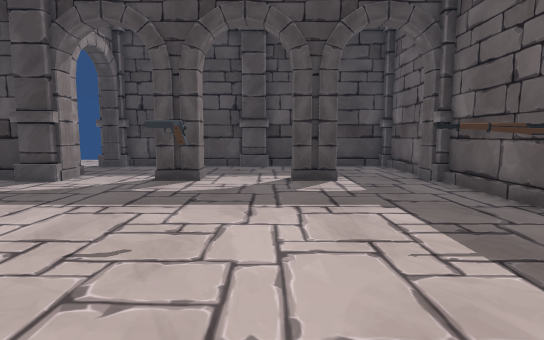
View 1 (above)

17 first-person views from a walk through a Unity game level. The camera is 1.3 m above the floor, tilts 6° down and sees 80° across. The floor is counted in squares, 1 m on a side. Each view is taken from the middle of a square. On the plan, view 1 faces up. The plan holds only what a view shows up to about 14 squares ahead; the rest is blank. The place goes on beyond the plan. The player is left out. Door leaves are left out, so doorways stand open.

View 2
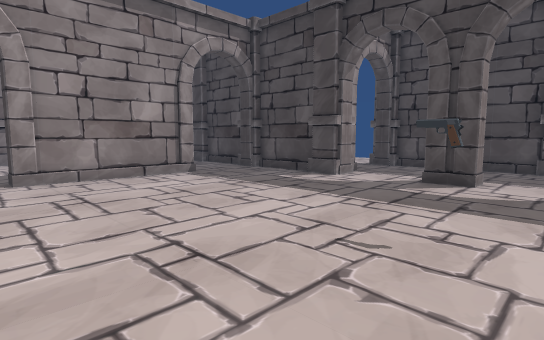

View 3
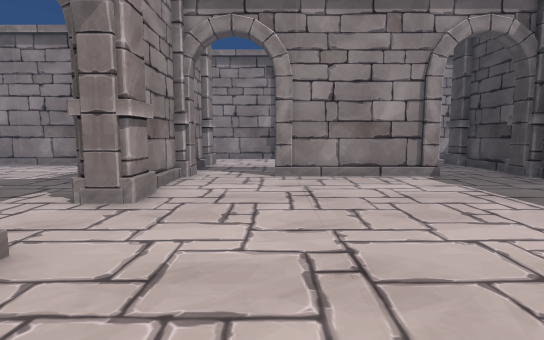

View 4
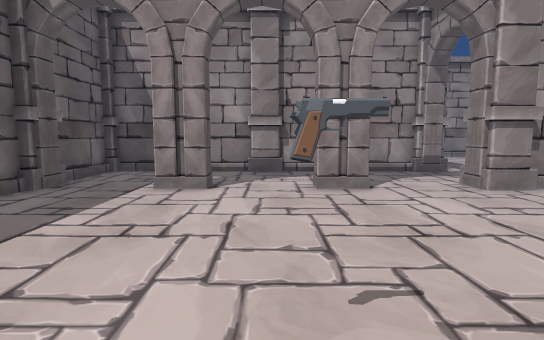

View 5
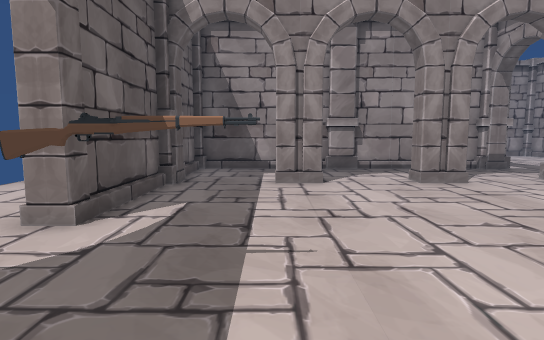

View 6
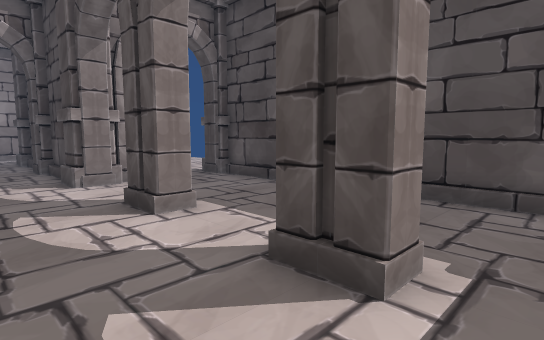

View 7
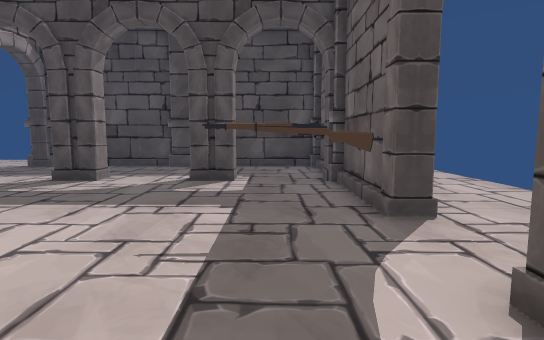

View 8
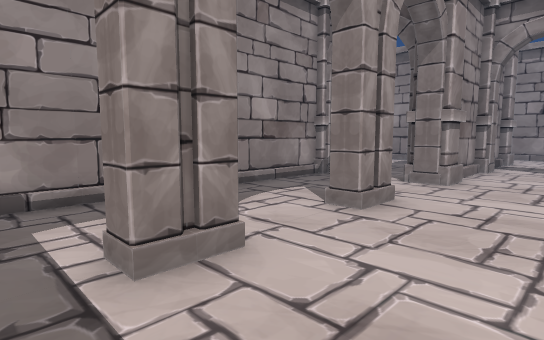

View 9
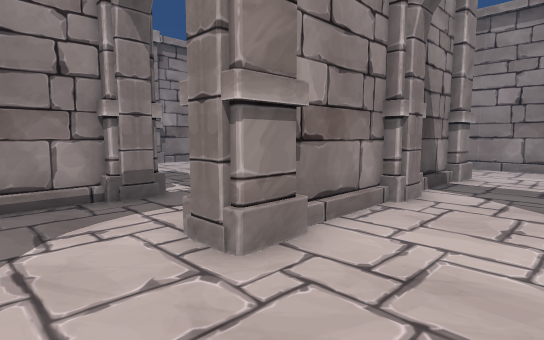

View 10
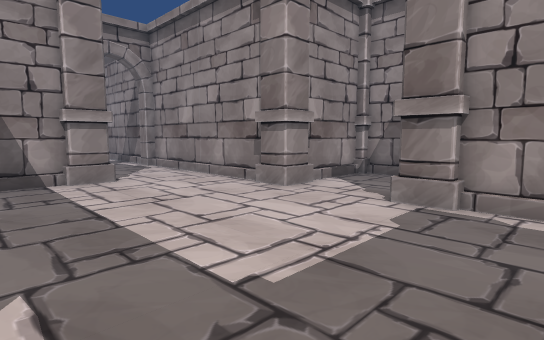

View 11
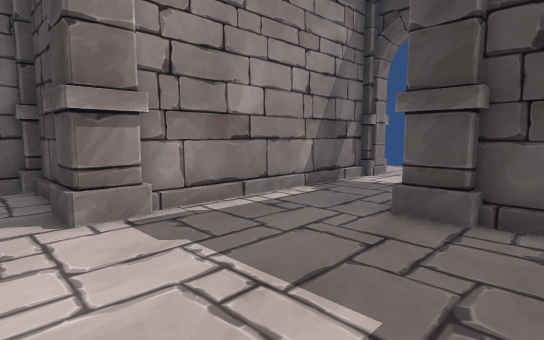

View 12
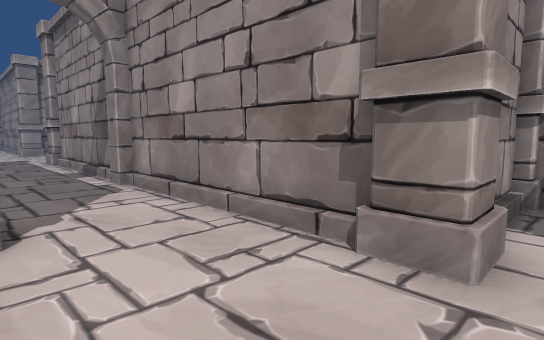

View 13
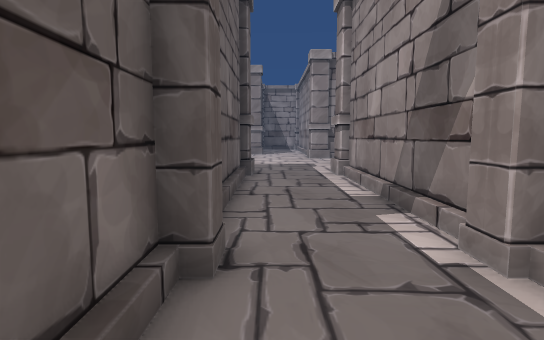

View 14
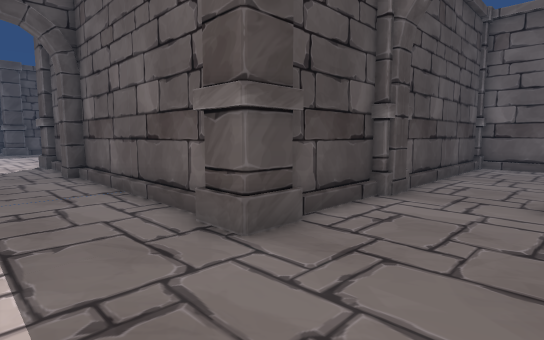

View 15
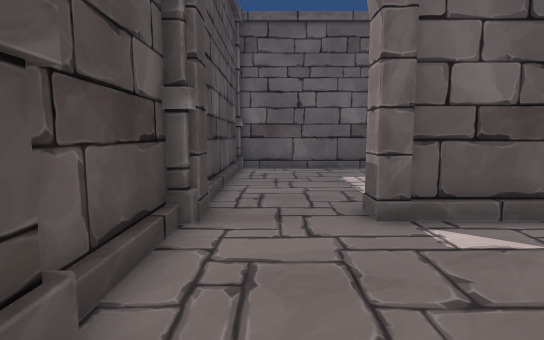

View 16
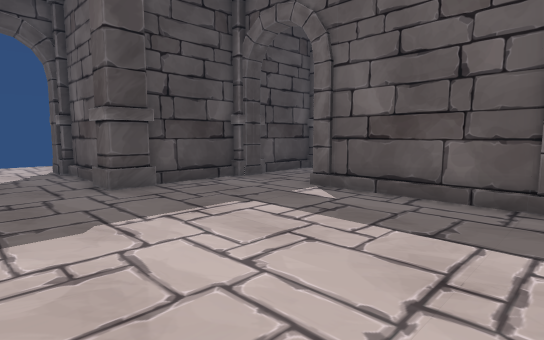

View 17
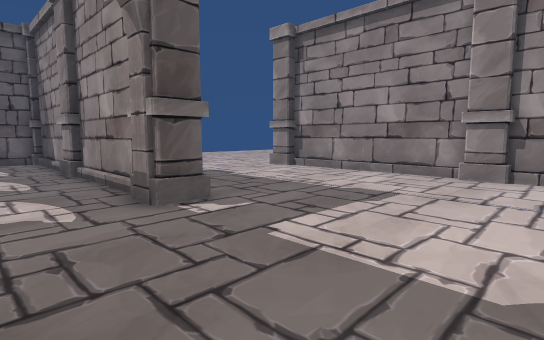

### Floor plan
Points are (right, up) in squares from view 1. A wall is a line through its corners. A room is listed if a view was taken in it or the views show most of it. See-through windows are left out.
Room 1 (views 1, 2, 3, 4, 5, 6, 7, 8, 9)
walls: (3.3, 4.3) (4.3, 4.3); (3.8, 4.2) (4.3, 4.3); (-3.5, -1.9) (-2.1, -1.9) (-2.1, -2.6); (-2.1, 10.1) (-2.1, 9.6) (-3.4, 9.6); (4.4, 4.2) (3.4, 4.2); (0.6, -2.6) (0.6, -1.9) (1.9, -1.9) (1.9, -2.6); (5.1, 5.1) (5.1, 9.2); (1.9, 10.1) (1.9, 9.6) (0.6, 9.6) (0.6, 10.1); (-7.4, 9.6) (-10.2, 9.6); (-6.4, 10.9) (-6.4, 10.4); (-10.5, 6.4) (-10.5, 1.1); (5.1, -1.5) (5.1, 2.4); (-9.4, -1.9) (-7.4, -1.9); (5.1, 10.8) (5.1, 13.5); (-6.4, -6) (4.5, -6); (5.1, -5.5) (5.1, -3.1); (4.5, 14.1) (-6.2, 14.1)
low walls: (4.9, 5.1) (4.9, 7.4); (4.9, 7.5) (4.9, 9.2); (4.9, -1.5) (4.9, 2.4); (-1.5, 13.9) (-6.1, 13.9); (-0.2, -5.8) (4.5, -5.8); (-6.2, -5.8) (-1.5, -5.8); (4.9, -5.5) (4.9, -3.1); (4.5, 13.9) (-0.1, 13.9)
ways out: opening at (-10.7, 8) to room 2; opening at (-10.3, 0) to room 2; open door at (-7, -4) to room 3; open door at (-7, 12) to room 3; open door at (5, 4) to room 3
objects: pillar (-7, -2); pillar (-7, 9) to (-7, 10); pillar (-1, -7) to (-1, -6); pistol (-1, 4); pillar (-1, 14) to (-1, 15); other object (3, 4); pillar (5, -2) to (6, -2); pillar (5, 10) to (6, 10)
Room 2 (views 10, 11, 12, 13, 14, 15, 16)
walls: (-15, -6) (-15, -2.8); (-15.5, -6.6) (-15.5, -5.8); (-18.6, -7.1) (-18.6, -13.5); (-14.4, -1.9) (-11.9, -1.9); (-10.4, -1.9) (-9.4, -1.9); (-18.6, 1.2) (-18.6, -6) (-18.2, -6) (-18.2, -6.6); (-10.5, 1.1) (-11.1, 1.1); (-10.9, 1.5) (-10.9, 6.4); (-15, -13.4) (-15, -6.6); (-11.5, -14.5) (-14, -14.5); (-11.1, -17.6) (-10.4, -17.6); (-11.5, 9.6) (-14.2, 9.6); (-10.9, -19.5) (-10.9, -17.6); (-3.2, -14.5) (-9.8, -14.5); (-15, 11.1) (-15, 13.5); (-18.6, 13.5) (-18.6, 6.4); (-2.9, -19.5) (-2.9, -14.8)
low walls: (-15.1, -6) (-15.1, -4.2); (-15.1, -7.5) (-15.1, -6.6); (-11.1, 1.5) (-11.1, 6.5); (-15.1, -13.4) (-15.1, -7.6); (-11.1, -19.5) (-11.1, -17.6); (-15.1, 11.5) (-15.1, 12.4); (-3.1, -19.5) (-3.1, -14.9)
ways out: opening at (-10.7, 8) to room 1; opening at (-10.3, 0) to room 1; open door at (-17, 14) to room 3
objects: pillar (-19, -15) to (-18, -14); pillar (-19, 2) to (-18, 2); pillar (-19, 5) to (-18, 6); pillar (-15, -15) to (-15, -14); pillar (-15, -2); pillar (-15, 9) to (-15, 10); pillar (-11, -14); pillar (-11, -3) to (-11, -2); pillar (-11, 10)
Room 3 (view 17)
walls: (-10.2, -14.2) (-4.1, -14.2); (-12.1, -14.2) (-11.5, -14.2)
low walls: (-12.1, -13.9) (-11.5, -13.9)
ways out: open door at (-7, -4) to room 1; open door at (-7, 12) to room 1; open door at (5, 4) to room 1; open door at (-17, 14) to room 2
objects: pillar (-19, 14) to (-19, 15); pillar (-15, 14) to (-14, 15); pillar (-7, -7) to (-7, -6); pillar (-7, 14) to (-7, 15); pillar (-3, -14) to (-2, -14); pillar (5, -7) to (6, -6); pillar (5, 14) to (6, 15)

Where each view was taken, in squares from view 1:
view 1: 0 up, 0 right, facing up
view 2: 0 up, 0 right, facing up-left
view 3: 1 up, 0 right, facing left
view 4: 6 up, 1 left, facing down
view 5: 7 up, 2 right, facing down
view 6: 7 up, 3 right, facing up-left
view 7: 0 up, 3 right, facing up
view 8: 1 up, 3 right, facing down-left
view 9: 1 up, 4 left, facing down-left
view 10: 8 up, 12 left, facing down-left
view 11: 4 up, 13 left, facing up-left
view 12: 3 up, 15 left, facing down-left
view 13: 3 down, 16 left, facing down
view 14: 18 down, 18 left, facing up-right
view 15: 16 down, 16 left, facing right
view 16: 1 up, 18 left, facing up-right
view 17: 3 down, 13 left, facing down-right
